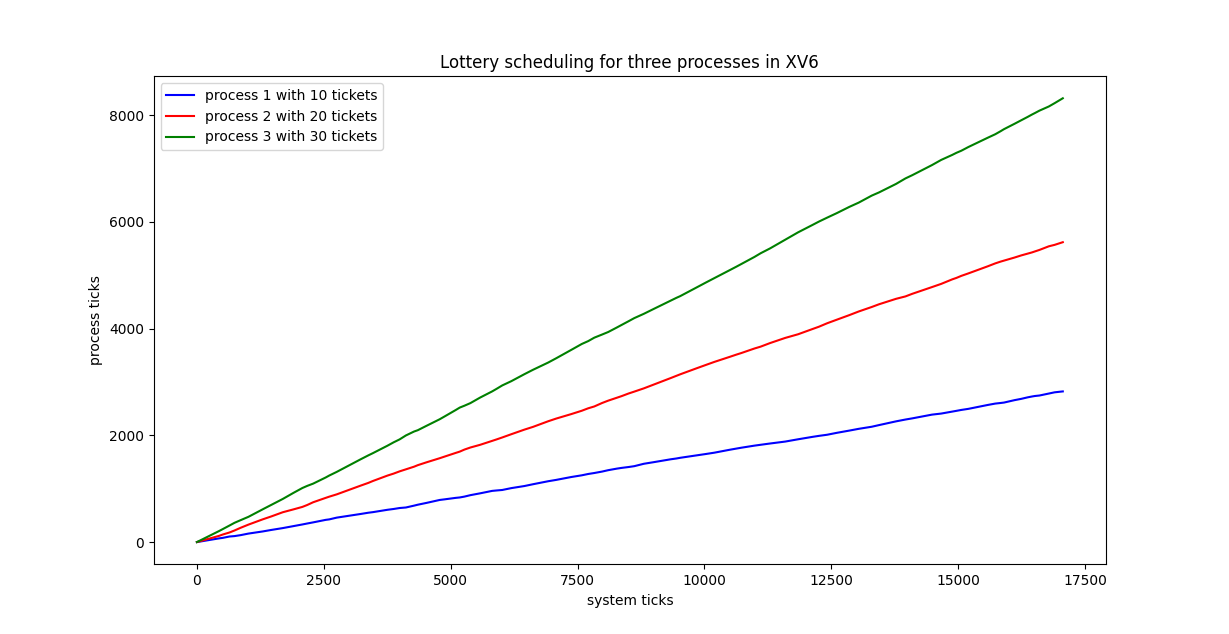

The Python source for this figure:
import matplotlib.pyplot as plt
# import pandas as pd
# from csv import reader
# import numpy as np

with open('graphValues.txt', 'r') as f:
    lines = f.readlines()
# Define the x-values
system_ticks = list(map(int,lines[0][:-1].split(', ')))

# Define the y-values for each function
process_10_ticks = list(map(int,lines[1][:-1].split(', ')))
process_20_ticks = list(map(int,lines[2][:-1].split(', ')))
process_30_ticks = list(map(int,lines[3][:-1].split(', ')))

print(len(system_ticks))
print(len(process_10_ticks))
print(len(process_20_ticks))
print(len(process_30_ticks))

# Create a new figure and axis
fig, ax = plt.subplots()

# Plot each function with a different color and shape
ax.plot(system_ticks, process_10_ticks, 'b-', label='process 1 with 10 tickets')
ax.plot(system_ticks, process_20_ticks, 'r-', label='process 2 with 20 tickets')
ax.plot(system_ticks, process_30_ticks, 'g-', label='process 3 with 30 tickets')

# Add a legend and axis labels
ax.legend()
ax.set_xlabel('system ticks')
ax.set_ylabel('process ticks')
ax.set_title('Lottery scheduling for three processes in XV6')

# Show the plot
plt.show()
